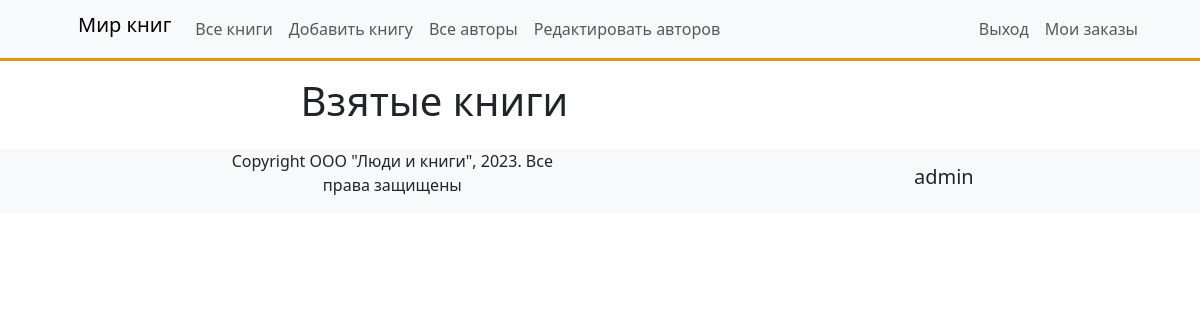
The page /mybooks/ (signed in) on the database as committed earlier.
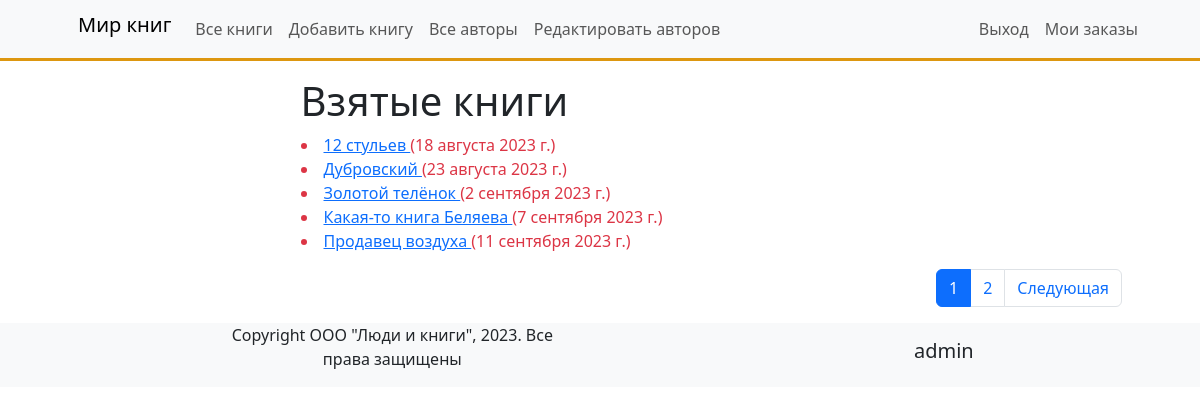
The same page on the database as committed later.
### catalog/models.py (models this page shows, shortened)
class BookInstance(models.Model):
    book = models.ForeignKey('Book', on_delete=models.CASCADE, null=True)
    inv_nom = models.CharField(max_length=20, null=True,
                               help_text="Введите инвентарный номер экземпляра",
                               verbose_name="Инвентарный номер")
    imprint = models.CharField(max_length=200,
                               help_text="Введите издательство и год выnуска",
                               verbose_name="Издательство")
    status = models.ForeignKey('Status', on_delete=models.CASCADE, null=True,
                               help_text='Изменить состояние экземпляра',
                               verbose_name="Cтaтyc экземпляра книги")
    due_back = models.DateField(null=True, blank=True, help_text="Введите конец срока статуса",
                                verbose_name="Дaтa окончания статуса")
    borrower = models.ForeignKey(User, on_delete=models.SET_NULL,
                                 null=True, blank=True, verbose_name='Заказчик',
                                 help_text='Выберите заказчика книги')
    @property
    def is_overdue(self):
        if self.due_back and date.today() > self.due_back:
            return True
        return False
    class Meta:
        ordering = ['due_back']
        verbose_name = 'Экземпляр книги'
        verbose_name_plural = 'Экземпляры книг'

class Book(models.Model):
    title = models.CharField(max_length=200,
                             help_text='Введите назваие книги',
                             verbose_name='Название книги')
    genre = models.ForeignKey('Genre', on_delete=models.CASCADE,
                              help_text=" Выберите жанр для книги",
                              verbose_name="Жaнp книги", null=True)
    language = models.ForeignKey('Language', on_delete=models.CASCADE,
                                 help_text=" Выберите язык для книги",
                                 verbose_name="Язык книги", null=True)
    author = models.ManyToManyField('Author',
                                    help_text="Выберите автора книги",
                                    verbose_name="Aвтop книги")
    summary = models.TextField(help_text="Введите краткое описание книги",
                               verbose_name="Аннотация книги")
    isbn = models.CharField(max_length=13,
                            help_text="Должно содержать 13 символов",
                            verbose_name="ISBN книги")
    def display_author(self):
        authors = [author.last_name for author in self.author.all()]
        return ', '.join(authors)
    display_author.short_description = 'Авторы'
    class Meta:
        verbose_name = 'Книга'
        verbose_name_plural = 'Книги'

### catalog/views.py (the view)
# urls.py: path('mybooks/', views.LoanedBooksByUserListView.as_view(), name='my-borrowed'),
class LoanedBooksByUserListView(LoginRequiredMixin, ListView):
    model = BookInstance
    template_name = 'bookinstance_list_borrowed_user.html'
    paginate_by = 5
    def get_queryset(self):
        return BookInstance.objects.filter(borrower=self.request.user).filter(status__name='В заказе').order_by(
            'due_back')

### catalog/templates/bookinstance_list_borrowed_user.html
{% extends 'base.html' %}
{% block content %}
    <div class="container px-5 py-3">
        <div class="row justify-content-center">
            <div class="col-7">
                <p class="h1">Взятые книги</p>
                {% if bookinstance_list %}
                    {% for bookinstance in bookinstance_list %}
                        <li class="{% if bookinstance.is_overdue %}text-danger{% endif %}">
                            <a href="{% url 'catalog:book-detail' bookinstance.book.pk %}">
                                {{ bookinstance.book.title }}
                            </a> ({{ bookinstance.due_back }})
                        </li>
                    {% endfor %}
                {% endif %}
            </div>
        </div>
    </div>
{% endblock %}

Rows that differ between the two databases and show on the page:
now on this page (row edited): BookInstance: book "12 стульев", due_back "18 августа 2023 г."
now on this page (row edited): BookInstance: book "Дубровский", due_back "23 августа 2023 г."
now on this page (row edited): BookInstance: book "Золотой телёнок", due_back "2 сентября 2023 г."
now on this page (row edited): BookInstance: book "Какая-то книга Беляева", due_back "7 сентября 2023 г."
now on this page (row edited): BookInstance: book "Продавец воздуха", due_back "11 сентября 2023 г."
Other text that changed with them:
new list line: "1"
new list line: "2"
text now shown: "Следующая"
